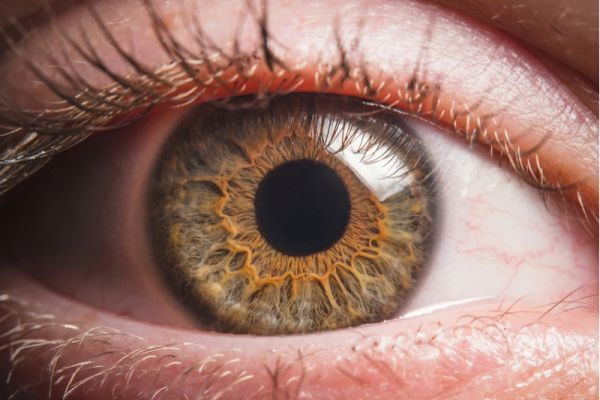
#> input picture trabalhos/02-hough/olho.jpg, 600 x 400 px
$ python hough.py
#> lines starting #> are read from the running program, lines starting #| are printed output that depends on the picture; after the words box and inside, x2 and y2 are one past the last pixel; in counts of white or black regions, pixels touching at a corner belong together
import numpy as np
import cv2

img1 = cv2.imread('olho.jpg')
#> img1 is the input picture: shape (400, 600, 3); mean B, G, R 103.2, 112.9, 150.8
img = cv2.imread('olho.jpg', 0)
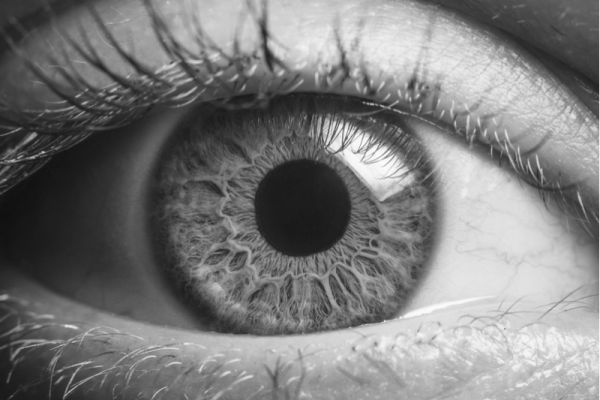
#> img: shape (400, 600); min 15, max 255, mean 123.1
img = cv2.medianBlur(img, 5)
gray_img = cv2.cvtColor(img1, cv2.COLOR_BGR2GRAY)

ret, thresh = cv2.threshold(gray_img, 100, 255, cv2.THRESH_BINARY)
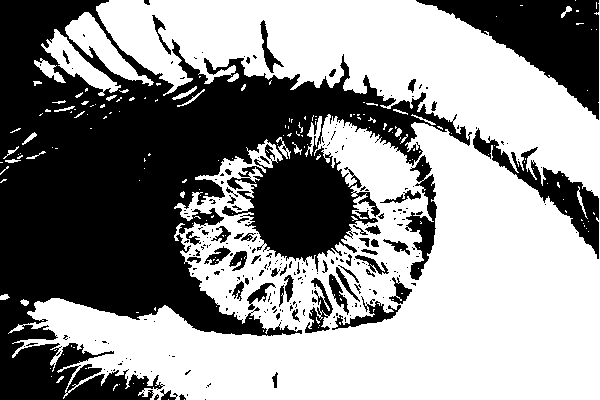
#> thresh: shape (400, 600); 56.6% white; 265 black regions (206 under 20 px), largest, box (x1, y1, x2, y2) and area: (0, 0, 472, 400) 83303, (416, 0, 599, 120) 9302, (473, 128, 599, 259) 3510

# Create mask
height, width = img.shape
#> height = 400; width = 600
mask = np.zeros((height, width), np.uint8)

edges = cv2.Canny(thresh, 100, 200)
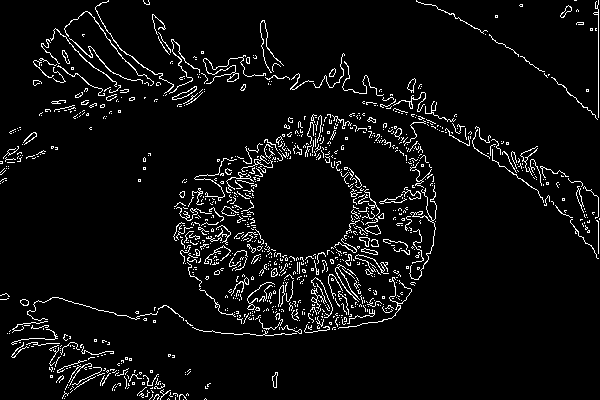
#> edges: shape (400, 600); 5.2% white in thin lines or dots

cv2.imshow('gray_img', edges)

# [27 lines of commented-out code are left out]
cv2.waitKey(0)
